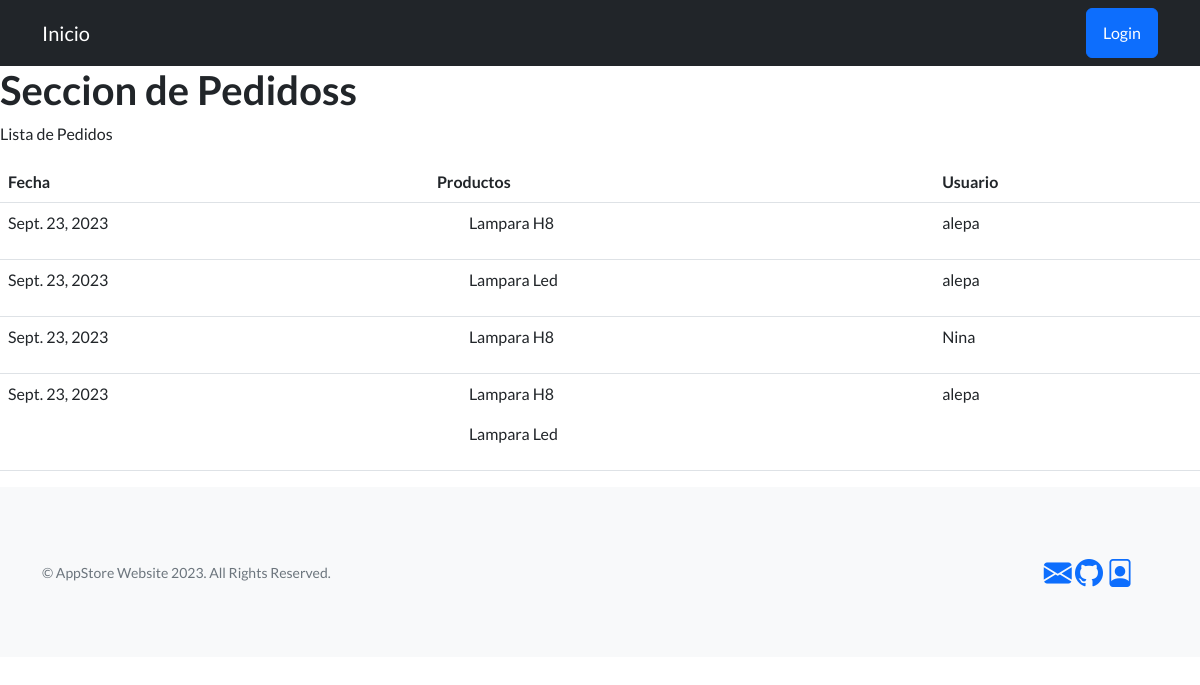
/app-store/pedidos/, run on an earlier commit of the app's database.
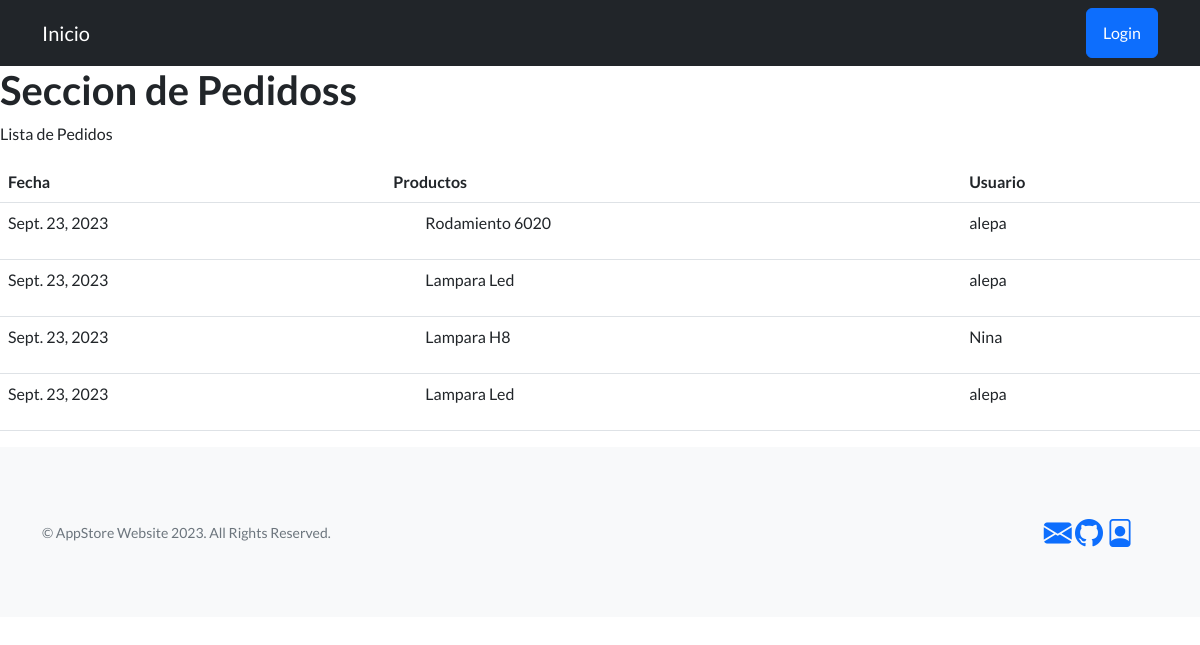
And on a later commit of the database.
### AppStore/models.py (models this page shows, shortened)
class Pedido(models.Model):
    fecha = models.DateField(auto_now_add=True)
    productos = models.ManyToManyField(Producto)
    user = models.ForeignKey(User, on_delete=models.CASCADE , null=True)

class Producto(models.Model):
    nombre = models.CharField(max_length=50)
    tipo= models.CharField(max_length=50)
    modelo = models.CharField(max_length=50)
    descripcion= models.CharField(max_length=150)
    stock = models.IntegerField()

### AppStore/views.py (the view)
# urls.py: path('pedidos/', pedidos ,name='Pedidos'),
def pedidos(req):
    pedidos = Pedido.objects.all()
    return render(req,"pedidos.html" , {"pedidos": pedidos })

### AppStore/templates/pedidos.html (shortened to what this page needs)
{% extends 'main.html' %}
{% block bloqueMutable %}
            <h1>Seccion de Pedidoss</h1>
            <p>
                Lista de Pedidos
            </p>
            <table class="table">
              <thead>
                  <tr>
                      <th scope="col">Fecha</th>
                      <th scope="col">Productos</th>
                      <th scope="col">Usuario</th>
                  </tr>
              </thead>
              <tbody>
                  {% for pedido in pedidos %}
                  <tr>
                    <td>{{ pedido.fecha }}</td>
                    <td>
                        {% for prod in pedido.productos.all%}
                        <ul>{{ prod.nombre}} </ul>
                        {% endfor %}
                    </td>
                    <td>{{ pedido.user }}</td>
                  </tr>
                  {% endfor %}
              </tbody>
          </table>
{% endblock bloqueMutable %}

What changed in the data, as far as the page shows it:
changed Pedido (number 1 of 4 on the later page): loses Producto (nombre "Lampara H8")
added Producto: nombre "Rodamiento 6020", shown under Pedido (number 1 of 4 on the later page)
changed Pedido (number 4 of 4 on the later page): loses Producto (nombre "Lampara H8")
